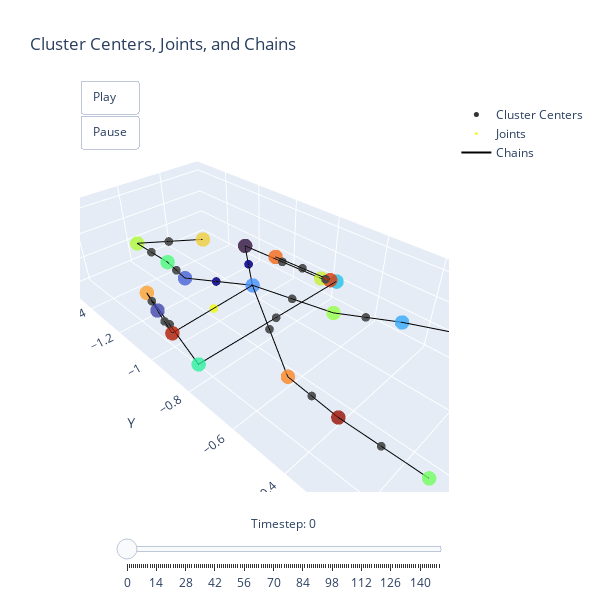

Notebook code cell kept with this figure:
### Code cell
import numpy as np
import plotly.graph_objects as go
import matplotlib.cm as cm
import os
import importlib.util

centers_t = clustering.centers.cpu().numpy()  # Shape: (T, K, 3)
joints = joints_t  # Shape: (T, num_joints, 3)
num_timesteps = centers_t.shape[0]
num_clusters = centers_t.shape[1]
num_joints = joints.shape[1]

cmap = cm.get_cmap('turbo', num_clusters)
cluster_colors = [cmap(i)[:3] for i in range(num_clusters)]

joint_color = [1, 0, 0]

chain_lines = []
for chain in cluster_chains:
    if len(chain) < 2:
        continue
    for i in range(len(chain) - 1):
        start_idx = chain[i]
        end_idx = chain[i + 1]
        if start_idx in ignored_clusters or end_idx in ignored_clusters:
            continue
        chain_lines.append((start_idx, end_idx))

def create_cluster_trace(centers, colors, ignored):
    mask = ~np.isin(range(len(centers)), ignored)
    trace = go.Scatter3d(
        x=centers[mask, 0],
        y=centers[mask, 1],
        z=centers[mask, 2],
        mode='markers',
        marker=dict(
            size=5,
            color=np.array(colors)[mask],
            opacity=0.8
        ),
        name='Cluster Centers'
    )
    return trace

def create_joints_trace(joints_at_t):
    trace = go.Scatter3d(
        x=joints_at_t[:, 0],
        y=joints_at_t[:, 1],
        z=joints_at_t[:, 2],
        mode='markers',
        marker=dict(
            size=3,
            color=joint_color,
            opacity=0.9
        ),
        name='Joints'
    )
    return trace

def create_chains_trace(centers_at_t, chain_lines):
    if not chain_lines:
        return None
    x_lines = []
    y_lines = []
    z_lines = []
    for start, end in chain_lines:
        x_lines.extend([centers_at_t[start, 0], centers_at_t[end, 0], None])
        y_lines.extend([centers_at_t[start, 1], centers_at_t[end, 1], None])
        z_lines.extend([centers_at_t[start, 2], centers_at_t[end, 2], None])
    
    trace = go.Scatter3d(
        x=x_lines,
        y=y_lines,
        z=z_lines,
        mode='lines',
        line=dict(
            color='black',
            width=2
        ),
        name='Chains'
    )
    return trace

initial_centers = centers_t[0]
initial_joints = joints[0]

cluster_trace = create_cluster_trace(initial_centers, cluster_colors, ignored_clusters)
joints_trace = create_joints_trace(initial_joints)
chains_trace = create_chains_trace(initial_centers, chain_lines)

frames = []
for t in range(num_timesteps):
    frame_traces = [
        create_cluster_trace(centers_t[t], cluster_colors, ignored_clusters),
        create_joints_trace(joints[t]),
        create_chains_trace(centers_t[t], chain_lines)
    ]
    frames.append(go.Frame(data=frame_traces, name=str(t)))

fig = go.Figure(
    data=[cluster_trace, joints_trace, chains_trace],
    layout=go.Layout(
        title="Cluster Centers, Joints, and Chains",
        width=600,
        height=600,
        scene=dict(
            xaxis=dict(title='X'),
            yaxis=dict(title='Y'),
            zaxis=dict(title='Z'),
            aspectmode='data'
        ),
        updatemenus=[
            dict(
                type="buttons",
                buttons=[
                    dict(label="Play",
                         method="animate",
                         args=[None, {"frame": {"duration": 50, "redraw": True},
                                      "fromcurrent": True}]),
                    dict(label="Pause",
                         method="animate",
                         args=[[None], {"frame": {"duration": 0, "redraw": False},
                                        "mode": "immediate",
                                        "transition": {"duration": 0}}])
                ],
                showactive=False,
                x=0,
                y=1.05,
                xanchor="left",
                yanchor="top"
            )
        ]
    ),
    frames=frames
)

# Add sliders
fig.update_layout(
    sliders=[
        dict(
            steps=[
                dict(
                    method='animate',
                    args=[
                        [str(t)],
                        dict(mode='immediate', frame=dict(duration=50, redraw=True), transition=dict(duration=0))
                    ],
                    label=str(t)
                )
                for t in range(num_timesteps)
            ],
            transition=dict(duration=0),
            x=0.1,
            y=0,
            currentvalue=dict(font=dict(size=12), prefix='Timestep: ', visible=True, xanchor='center'),
            len=0.9
        )
    ]
)
fig.show()

### Figure 1 — Plotly figure (JSON) as saved in the notebook; plotly's stock layout.template omitted (floating-point values rounded to 4 significant figures)
{"data": [{"marker": {"color": [[0.19, 0.07176, 0.2322], [0.2562, 0.2741, 0.6738], [0.2733, 0.3801, 0.8404], [0.2625, 0.5697, 0.9977], [0.2138, 0.6589, 0.9796], [0.1452, 0.7538, 0.905], [0.1034, 0.896, 0.715], [0.1738, 0.9405, 0.6194], [0.3051, 0.977, 0.4899], [0.4432, 0.9955, 0.3735], [0.5865, 0.9974, 0.2685], [0.6849, 0.9794, 0.216], [0.7856, 0.9358, 0.2034], [0.9391, 0.8044, 0.2274], [0.9965, 0.6319, 0.1874], [0.9899, 0.5285, 0.144], [0.9619, 0.4109, 0.0931], [0.8608, 0.2294, 0.02875], [0.6965, 0.101, 0.00522], [0.5955, 0.05399, 0.00453]], "opacity": 0.8, "size": 5}, "mode": "markers", "name": "Cluster Centers", "type": "scatter3d", "x": [-0.03461, 0.3964, 0.1672, 0.1372, 0.003552, -0.1795, 0.03303, 0.4726, 0.2281, 0.2516, 0.02721, 0.1833, -0.1521, 0.0532, 0.3432, 0.246, -0.08327, -0.1651, 0.4372, 0.2725], "y": [-1.109, -1.085, -1.242, -0.8885, -0.4019, -0.7706, -0.09849, -0.7649, -1.254, -0.1308, -0.6264, -1.544, -0.822, -1.258, -1.237, -0.6199, -0.9933, -0.7894, -0.9427, -0.4038], "z": [0.3672, 0.2981, 0.2506, 0.3706, 0.4095, 0.293, 0.5287, 0.3148, 0.3447, 0.2002, 0.3356, 0.2933, 0.2956, 0.3719, 0.2698, 0.2076, 0.3464, 0.2975, 0.3056, 0.2198]}, {"marker": {"color": [1, 0, 0], "opacity": 0.9, "size": 3}, "mode": "markers", "name": "Joints", "type": "scatter3d", "x": [0.2872, 0.05131, 0.1522, 0.08221, 0.1916, 0.4168, -0.09336, 0.3698, -0.1586, 0.1976, 0.2057, 0.1182, 0.4079, 0.1465, -0.1242, 0.01538, 0.01829, 0.2593, 0.2621], "y": [-0.9156, -0.999, -1.065, -0.7574, -0.7542, -1.014, -0.9657, -1.161, -0.8057, -1.248, -1.399, -1.401, -1.001, -0.7677, -0.8914, -0.5141, -0.2502, -0.5118, -0.2673], "z": [0.3381, 0.3689, 0.3106, 0.3531, 0.2891, 0.3019, 0.3314, 0.284, 0.2965, 0.2977, 0.319, 0.3326, 0.2923, 0.3039, 0.3219, 0.3726, 0.4691, 0.2137, 0.21]}, {"line": {"color": "black", "width": 2}, "mode": "lines", "name": "Chains", "type": "scatter3d", "x": [0.1372, 0.4372, null, 0.1372, -0.03461, null, 0.1372, 0.1672, null, 0.1372, 0.02721, null, 0.1372, 0.246, null, 0.4372, 0.3964, null, -0.03461, -0.1521, null, 0.3964, 0.3432, null, -0.1521, -0.1651, null, 0.1672, 0.2281, null, 0.2281, 0.1833, null, 0.1833, 0.0532, null, 0.3432, 0.4726, null, 0.4726, -0.1795, null, -0.1651, -0.08327, null, 0.02721, 0.003552, null, 0.003552, 0.03303, null, 0.246, 0.2725, null, 0.2725, 0.2516, null], "y": [-0.8885, -0.9427, null, -0.8885, -1.109, null, -0.8885, -1.242, null, -0.8885, -0.6264, null, -0.8885, -0.6199, null, -0.9427, -1.085, null, -1.109, -0.822, null, -1.085, -1.237, null, -0.822, -0.7894, null, -1.242, -1.254, null, -1.254, -1.544, null, -1.544, -1.258, null, -1.237, -0.7649, null, -0.7649, -0.7706, null, -0.7894, -0.9933, null, -0.6264, -0.4019, null, -0.4019, -0.09849, null, -0.6199, -0.4038, null, -0.4038, -0.1308, null], "z": [0.3706, 0.3056, null, 0.3706, 0.3672, null, 0.3706, 0.2506, null, 0.3706, 0.3356, null, 0.3706, 0.2076, null, 0.3056, 0.2981, null, 0.3672, 0.2956, null, 0.2981, 0.2698, null, 0.2956, 0.2975, null, 0.2506, 0.3447, null, 0.3447, 0.2933, null, 0.2933, 0.3719, null, 0.2698, 0.3148, null, 0.3148, 0.293, null, 0.2975, 0.3464, null, 0.3356, 0.4095, null, 0.4095, 0.5287, null, 0.2076, 0.2198, null, 0.2198, 0.2002, null]}], "layout": {"height": 600, "scene": {"aspectmode": "data", "xaxis": {"title": {"text": "X"}}, "yaxis": {"title": {"text": "Y"}}, "zaxis": {"title": {"text": "Z"}}}, "sliders": [{"currentvalue": {"font": {"size": 12}, "prefix": "Timestep: ", "visible": true, "xanchor": "center"}, "len": 0.9, "steps": [{"args": [["0"], {"frame": {"duration": 50, "redraw": true}, "mode": "immediate", "transition": {"duration": 0}}], "label": "0", "method": "animate"}, {"args": [["1"], {"frame": {"duration": 50, "redraw": true}, "mode": "immediate", "transition": {"duration": 0}}], "label": "1", "method": "animate"}, {"args": [["2"], {"frame": {"duration": 50, "redraw": true}, "mode": "immediate", "transition": {"duration": 0}}], "label": "2", "method": "animate"}, {"args": [["3"], {"frame": {"duration": 50, "redraw": true}, "mode": "immediate", "transition": {"duration": 0}}], "label": "3", "method": "animate"}, {"args": [["4"], {"frame": {"duration": 50, "redraw": true}, "mode": "immediate", "transition": {"duration": 0}}], "label": "4", "method": "animate"}, {"args": [["5"], {"frame": {"duration": 50, "redraw": true}, "mode": "immediate", "transition": {"duration": 0}}], "label": "5", "method": "animate"}, {"args": [["6"], {"frame": {"duration": 50, "redraw": true}, "mode": "immediate", "transition": {"duration": 0}}], "label": "6", "method": "animate"}, {"args": [["7"], {"frame": {"duration": 50, "redraw": true}, "mode": "immediate", "transition": {"duration": 0}}], "label": "7", "method": "animate"}, {"args": [["8"], {"frame": {"duration": 50, "redraw": true}, "mode": "immediate", "transition": {"duration": 0}}], "label": "8", "method": "animate"}, {"args": [["9"], {"frame": {"duration": 50, "redraw": true}, "mode": "immediate", "transition": {"duration": 0}}], "label": "9", "method": "animate"}, {"args": [["10"], {"frame": {"duration": 50, "redraw": true}, "mode": "immediate", "transition": {"duration": 0}}], "label": "10", "method": "animate"}, {"args": [["11"], {"frame": {"duration": 50, "redraw": true}, "mode": "immediate", "transition": {"duration": 0}}], "label": "11", "method": "animate"}, {"args": [["12"], {"frame": {"duration": 50, "redraw": true}, "mode": "immediate", "transition": {"duration": 0}}], "label": "12", "method": "animate"}, {"args": [["13"], {"frame": {"duration": 50, "redraw": true}, "mode": "immediate", "transition": {"duration": 0}}], "label": "13", "method": "animate"}, {"args": [["14"], {"frame": {"duration": 50, "redraw": true}, "mode": "immediate", "transition": {"duration": 0}}], "label": "14", "method": "animate"}, {"args": [["15"], {"frame": {"duration": 50, "redraw": true}, "mode": "immediate", "transition": {"duration": 0}}], "label": "15", "method": "animate"}, {"args": [["16"], {"frame": {"duration": 50, "redraw": true}, "mode": "immediate", "transition": {"duration": 0}}], "label": "16", "method": "animate"}, {"args": [["17"], {"frame": {"duration": 50, "redraw": true}, "mode": "immediate", "transition": {"duration": 0}}], "label": "17", "method": "animate"}, {"args": [["18"], {"frame": {"duration": 50, "redraw": true}, "mode": "immediate", "transition": {"duration": 0}}], "label": "18", "method": "animate"}, {"args": [["19"], {"frame": {"duration": 50, "redraw": true}, "mode": "immediate", "transition": {"duration": 0}}], "label": "19", "method": "animate"}, {"args": [["20"], {"frame": {"duration": 50, "redraw": true}, "mode": "immediate", "transition": {"duration": 0}}], "label": "20", "method": "animate"}, {"args": [["21"], {"frame": {"duration": 50, "redraw": true}, "mode": "immediate", "transition": {"duration": 0}}], "label": "21", "method": "animate"}, {"args": [["22"], {"frame": {"duration": 50, "redraw": true}, "mode": "immediate", "transition": {"duration": 0}}], "label": "22", "method": "animate"}, {"args": [["23"], {"frame": {"duration": 50, "redraw": true}, "mode": "immediate", "transition": {"duration": 0}}], "label": "23", "method": "animate"}, {"args": [["24"], {"frame": {"duration": 50, "redraw": true}, "mode": "immediate", "transition": {"duration": 0}}], "label": "24", "method": "animate"}, {"args": [["25"], {"frame": {"duration": 50, "redraw": true}, "mode": "immediate", "transition": {"duration": 0}}], "label": "25", "method": "animate"}, {"args": [["26"], {"frame": {"duration": 50, "redraw": true}, "mode": "immediate", "transition": {"duration": 0}}], "label": "26", "method": "animate"}, {"args": [["27"], {"frame": {"duration": 50, "redraw": true}, "mode": "immediate", "transition": {"duration": 0}}], "label": "27", "method": "animate"}, {"args": [["28"], {"frame": {"duration": 50, "redraw": true}, "mode": "immediate", "transition": {"duration": 0}}], "label": "28", "method": "animate"}, {"args": [["29"], {"frame": {"duration": 50, "redraw": true}, "mode": "immediate", "transition": {"duration": 0}}], "label": "29", "method": "animate"}, {"args": [["30"], {"frame": {"duration": 50, "redraw": true}, "mode": "immediate", "transition": {"duration": 0}}], "label": "30", "method": "animate"}, {"args": [["31"], {"frame": {"duration": 50, "redraw": true}, "mode": "immediate", "transition": {"duration": 0}}], "label": "31", "method": "animate"}, {"args": [["32"], {"frame": {"duration": 50, "redraw": true}, "mode": "immediate", "transition": {"duration": 0}}], "label": "32", "method": "animate"}, {"args": [["33"], {"frame": {"duration": 50, "redraw": true}, "mode": "immediate", "transition": {"duration": 0}}], "label": "33", "method": "animate"}, {"args": [["34"], {"frame": {"duration": 50, "redraw": true}, "mode": "immediate", "transition": {"duration": 0}}], "label": "34", "method": "animate"}, {"args": [["35"], {"frame": {"duration": 50, "redraw": true}, "mode": "immediate", "transition": {"duration": 0}}], "label": "35", "method": "animate"}, {"args": [["36"], {"frame": {"duration": 50, "redraw": true}, "mode": "immediate", "transition": {"duration": 0}}], "label": "36", "method": "animate"}, {"args": [["37"], {"frame": {"duration": 50, "redraw": true}, "mode": "immediate", "transition": {"duration": 0}}], "label": "37", "method": "animate"}, {"args": [["38"], {"frame": {"duration": 50, "redraw": true}, "mode": "immediate", "transition": {"duration": 0}}], "label": "38", "method": "animate"}, {"args": [["39"], {"frame": {"duration": 50, "redraw": true}, "mode": "immediate", "transition": {"duration": 0}}], "label": "39", "method": "animate"}, {"args": [["40"], {"frame": {"duration": 50, "redraw": true}, "mode": "immediate", "transition": {"duration": 0}}], "label": "40", "method": "animate"}, {"args": [["41"], {"frame": {"duration": 50, "redraw": true}, "mode": "immediate", "transition": {"duration": 0}}], "label": "41", "method": "animate"}, {"args": [["42"], {"frame": {"duration": 50, "redraw": true}, "mode": "immediate", "transition": {"duration": 0}}], "label": "42", "method": "animate"}, {"args": [["43"], {"frame": {"duration": 50, "redraw": true}, "mode": "immediate", "transition": {"duration": 0}}], "label": "43", "method": "animate"}, {"args": [["44"], {"frame": {"duration": 50, "redraw": true}, "mode": "immediate", "transition": {"duration": 0}}], "label": "44", "method": "animate"}, {"args": [["45"], {"frame": {"duration": 50, "redraw": true}, "mode": "immediate", "transition": {"duration": 0}}], "label": "45", "method": "animate"}, {"args": [["46"], {"frame": {"duration": 50, "redraw": true}, "mode": "immediate", "transition": {"duration": 0}}], "label": "46", "method": "animate"}, {"args": [["47"], {"frame": {"duration": 50, "redraw": true}, "mode": "immediate", "transition": {"duration": 0}}], "label": "47", "method": "animate"}, {"args": [["48"], {"frame": {"duration": 50, "redraw": true}, "mode": "immediate", "transition": {"duration": 0}}], "label": "48", "method": "animate"}, {"args": [["49"], {"frame": {"duration": 50, "redraw": true}, "mode": "immediate", "transition": {"duration": 0}}], "label": "49", "method": "animate"}, {"args": [["50"], {"frame": {"duration": 50, "redraw": true}, "mode": "immediate", "transition": {"duration": 0}}], "label": "50", "method": "animate"}, {"args": [["51"], {"frame": {"duration": 50, "redraw": true}, "mode": "immediate", "transition": {"duration": 0}}], "label": "51", "method": "animate"}, {"args": [["52"], {"frame": {"duration": 50, "redraw": true}, "mode": "immediate", "transition": {"duration": 0}}], "label": "52", "method": "animate"}, {"args": [["53"], {"frame": {"duration": 50, "redraw": true}, "mode": "immediate", "transition": {"duration": 0}}], "label": "53", "method": "animate"}, {"args": [["54"], {"frame": {"duration": 50, "redraw": true}, "mode": "immediate", "transition": {"duration": 0}}], "label": "54", "method": "animate"}, {"args": [["55"], {"frame": {"duration": 50, "redraw": true}, "mode": "immediate", "transition": {"duration": 0}}], "label": "55", "method": "animate"}, {"args": [["56"], {"frame": {"duration": 50, "redraw": true}, "mode": "immediate", "transition": {"duration": 0}}], "label": "56", "method": "animate"}, {"args": [["57"], {"frame": {"duration": 50, "redraw": true}, "mode": "immediate", "transition": {"duration": 0}}], "label": "57", "method": "animate"}, {"args": [["58"], {"frame": {"duration": 50, "redraw": true}, "mode": "immediate", "transition": {"duration": 0}}], "label": "58", "method": "animate"}, {"args": [["59"], {"frame": {"duration": 50, "redraw": true}, "mode": "immediate", "transition": {"duration": 0}}], "label": "59", "method": "animate"}, {"args": [["60"], {"frame": {"duration": 50, "redraw": true}, "mode": "immediate", "transition": {"duration": 0}}], "label": "60", "method": "animate"}, {"args": [["61"], {"frame": {"duration": 50, "redraw": true}, "mode": "immediate", "transition": {"duration": 0}}], "label": "61", "method": "animate"}, {"args": [["62"], {"frame": {"duration": 50, "redraw": true}, "mode": "immediate", "transition": {"duration": 0}}], "label": "62", "method": "animate"}, {"args": [["63"], {"frame": {"duration": 50, "redraw": true}, "mode": "immediate", "transition": {"duration": 0}}], "label": "63", "method": "animate"}, {"args": [["64"], {"frame": {"duration": 50, "redraw": true}, "mode": "immediate", "transition": {"duration": 0}}], "label": "64", "method": "animate"}, {"args": [["65"], {"frame": {"duration": 50, "redraw": true}, "mode": "immediate", "transition": {"duration": 0}}], "label": "65", "method": "animate"}, {"args": [["66"], {"frame": {"duration": 50, "redraw": true}, "mode": "immediate", "transition": {"duration": 0}}], "label": "66", "method": "animate"}, {"args": [["67"], {"frame": {"duration": 50, "redraw": true}, "mode": "immediate", "transition": {"duration": 0}}], "label": "67", "method": "animate"}, {"args": [["68"], {"frame": {"duration": 50, "redraw": true}, "mode": "immediate", "transition": {"duration": 0}}], "label": "68", "method": "animate"}, {"args": [["69"], {"frame": {"duration": 50, "redraw": true}, "mode": "immediate", "transition": {"duration": 0}}], "label": "69", "method": "animate"}, {"args": [["70"], {"frame": {"duration": 50, "redraw": true}, "mode": "immediate", "transition": {"duration": 0}}], "label": "70", "method": "animate"}, {"args": [["71"], {"frame": {"duration": 50, "redraw": true}, "mode": "immediate", "transition": {"duration": 0}}], "label": "71", "method": "animate"}, {"args": [["72"], {"frame": {"duration": 50, "redraw": true}, "mode": "immediate", "transition": {"duration": 0}}], "label": "72", "method": "animate"}, {"args": [["73"], {"frame": {"duration": 50, "redraw": true}, "mode": "immediate", "transition": {"duration": 0}}], "label": "73", "method": "animate"}, {"args": [["74"], {"frame": {"duration": 50, "redraw": true}, "mode": "immediate", "transition": {"duration": 0}}], "label": "74", "method": "animate"}, {"args": [["75"], {"frame": {"duration": 50, "redraw": true}, "mode": "immediate", "transition": {"duration": 0}}], "label": "75", "method": "animate"}, {"args": [["76"], {"frame": {"duration": 50, "redraw": true}, "mode": "immediate", "transition": {"duration": 0}}], "label": "76", "method": "animate"}, {"args": [["77"], {"frame": {"duration": 50, "redraw": true}, "mode": "immediate", "transition": {"duration": 0}}], "label": "77", "method": "animate"}, {"args": [["78"], {"frame": {"duration": 50, "redraw": true}, "mode": "immediate", "transition": {"duration": 0}}], "label": "78", "method": "animate"}, {"args": [["79"], {"frame": {"duration": 50, "redraw": true}, "mode": "immediate", "transition": {"duration": 0}}], "label": "79", "method": "animate"}, {"args": [["80"], {"frame": {"duration": 50, "redraw": true}, "mode": "immediate", "transition": {"duration": 0}}], "label": "80", "method": "animate"}, {"args": [["81"], {"frame": {"duration": 50, "redraw": true}, "mode": "immediate", "transition": {"duration": 0}}], "label": "81", "method": "animate"}, {"args": [["82"], {"frame": {"duration": 50, "redraw": true}, "mode": "immediate", "transition": {"duration": 0}}], "label": "82", "method": "animate"}, {"args": [["83"], {"frame": {"duration": 50, "redraw": true}, "mode": "immediate", "transition": {"duration": 0}}], "label": "83", "method": "animate"}, {"args": [["84"], {"frame": {"duration": 50, "redraw": true}, "mode": "immediate", "transition": {"duration": 0}}], "label": "84", "method": "animate"}, {"args": [["85"], {"frame": {"duration": 50, "redraw": true}, "mode": "immediate", "transition": {"duration": 0}}], "label": "85", "method": "animate"}, {"args": [["86"], {"frame": {"duration": 50, "redraw": true}, "mode": "immediate", "transition": {"duration": 0}}], "label": "86", "method": "animate"}, {"args": [["87"], {"frame": {"duration": 50, "redraw": true}, "mode": "immediate", "transition": {"duration": 0}}], "label": "87", "method": "animate"}, {"args": [["88"], {"frame": {"duration": 50, "redraw": true}, "mode": "immediate", "transition": {"duration": 0}}], "label": "88", "method": "animate"}, {"args": [["89"], {"frame": {"duration": 50, "redraw": true}, "mode": "immediate", "transition": {"duration": 0}}], "label": "89", "method": "animate"}, {"args": [["90"], {"frame": {"duration": 50, "redraw": true}, "mode": "immediate", "transition": {"duration": 0}}], "label": "90", "method": "animate"}, {"args": [["91"], {"frame": {"duration": 50, "redraw": true}, "mode": "immediate", "transition": {"duration": 0}}], "label": "91", "method": "animate"}, {"args": [["92"], {"frame": {"duration": 50, "redraw": true}, "mode": "immediate", "transition": {"duration": 0}}], "label": "92", "method": "animate"}, {"args": [["93"], {"frame": {"duration": 50, "redraw": true}, "mode": "immediate", "transition": {"duration": 0}}], "label": "93", "method": "animate"}, {"args": [["94"], {"frame": {"duration": 50, "redraw": true}, "mode": "immediate", "transition": {"duration": 0}}], "label": "94", "method": "animate"}, {"args": [["95"], {"frame": {"duration": 50, "redraw": true}, "mode": "immediate", "transition": {"duration": 0}}], "label": "95", "method": "animate"}, {"args": [["96"], {"frame": {"duration": 50, "redraw": true}, "mode": "immediate", "transition": {"duration": 0}}], "label": "96", "method": "animate"}, {"args": [["97"], {"frame": {"duration": 50, "redraw": true}, "mode": "immediate", "transition": {"duration": 0}}], "label": "97", "method": "animate"}, {"args": [["98"], {"frame": {"duration": 50, "redraw": true}, "mode": "immediate", "transition": {"duration": 0}}], "label": "98", "method": "animate"}, {"args": [["99"], {"frame": {"duration": 50, "redraw": true}, "mode": "immediate", "transition": {"duration": 0}}], "label": "99", "method": "animate"}, {"args": [["100"], {"frame": {"duration": 50, "redraw": true}, "mode": "immediate", "transition": {"duration": 0}}], "label": "100", "method": "animate"}, {"args": [["101"], {"frame": {"duration": 50, "redraw": true}, "mode": "immediate", "transition": {"duration": 0}}], "label": "101", "method": "animate"}, {"args": [["102"], {"frame": {"duration": 50, "redraw": true}, "mode": "immediate", "transition": {"duration": 0}}], "label": "102", "method": "animate"}, {"args": [["103"], {"frame": {"duration": 50, "redraw": true}, "mode": "immediate", "transition": {"duration": 0}}], "label": "103", "method": "animate"}, {"args": [["104"], {"frame": {"duration": 50, "redraw": true}, "mode": "immediate", "transition": {"duration": 0}}], "label": "104", "method": "animate"}, {"args": [["105"], {"frame": {"duration": 50, "redraw": true}, "mode": "immediate", "transition": {"duration": 0}}], "label": "105", "method": "animate"}, {"args": [["106"], {"frame": {"duration": 50, "redraw": true}, "mode": "immediate", "transition": {"duration": 0}}], "label": "106", "method": "animate"}, {"args": [["107"], {"frame": {"duration": 50, "redraw": true}, "mode": "immediate", "transition": {"duration": 0}}], "label": "107", "method": "animate"}, {"args": [["108"], {"frame": {"duration": 50, "redraw": true}, "mode": "immediate", "transition": {"duration": 0}}], "label": "108", "method": "animate"}, {"args": [["109"], {"frame": {"duration": 50, "redraw": true}, "mode": "immediate", "transition": {"duration": 0}}], "label": "109", "method": "animate"}, {"args": [["110"], {"frame": {"duration": 50, "redraw": true}, "mode": "immediate", "transition": {"duration": 0}}], "label": "110", "method": "animate"}, {"args": [["111"], {"frame": {"duration": 50, "redraw": true}, "mode": "immediate", "transition": {"duration": 0}}], "label": "111", "method": "animate"}, {"args": [["112"], {"frame": {"duration": 50, "redraw": true}, "mode": "immediate", "transition": {"duration": 0}}], "label": "112", "method": "animate"}, {"args": [["113"], {"frame": {"duration": 50, "redraw": true}, "mode": "immediate", "transition": {"duration": 0}}], "label": "113", "method": "animate"}, {"args": [["114"], {"frame": {"duration": 50, "redraw": true}, "mode": "immediate", "transition": {"duration": 0}}], "label": "114", "method": "animate"}, {"args": [["115"], {"frame": {"duration": 50, "redraw": true}, "mode": "immediate", "transition": {"duration": 0}}], "label": "115", "method": "animate"}, {"args": [["116"], {"frame": {"duration": 50, "redraw": true}, "mode": "immediate", "transition": {"duration": 0}}], "label": "116", "method": "animate"}, {"args": [["117"], {"frame": {"duration": 50, "redraw": true}, "mode": "immediate", "transition": {"duration": 0}}], "label": "117", "method": "animate"}, {"args": [["118"], {"frame": {"duration": 50, "redraw": true}, "mode": "immediate", "transition": {"duration": 0}}], "label": "118", "method": "animate"}, {"args": [["119"], {"frame": {"duration": 50, "redraw": true}, "mode": "immediate", "transition": {"duration": 0}}], "label": "119", "method": "animate"}, {"args": [["120"], {"frame": {"duration": 50, "redraw": true}, "mode": "immediate", "transition": {"duration": 0}}], "label": "120", "method": "animate"}, {"args": [["121"], {"frame": {"duration": 50, "redraw": true}, "mode": "immediate", "transition": {"duration": 0}}], "label": "121", "method": "animate"}, {"args": [["122"], {"frame": {"duration": 50, "redraw": true}, "mode": "immediate", "transition": {"duration": 0}}], "label": "122", "method": "animate"}, {"args": [["123"], {"frame": {"duration": 50, "redraw": true}, "mode": "immediate", "transition": {"duration": 0}}], "label": "123", "method": "animate"}, {"args": [["124"], {"frame": {"duration": 50, "redraw": true}, "mode": "immediate", "transition": {"duration": 0}}], "label": "124", "method": "animate"}, {"args": [["125"], {"frame": {"duration": 50, "redraw": true}, "mode": "immediate", "transition": {"duration": 0}}], "label": "125", "method": "animate"}, {"args": [["126"], {"frame": {"duration": 50, "redraw": true}, "mode": "immediate", "transition": {"duration": 0}}], "label": "126", "method": "animate"}, {"args": [["127"], {"frame": {"duration": 50, "redraw": true}, "mode": "immediate", "transition": {"duration": 0}}], "label": "127", "method": "animate"}, {"args": [["128"], {"frame": {"duration": 50, "redraw": true}, "mode": "immediate", "transition": {"duration": 0}}], "label": "128", "method": "animate"}, {"args": [["129"], {"frame": {"duration": 50, "redraw": true}, "mode": "immediate", "transition": {"duration": 0}}], "label": "129", "method": "animate"}, {"args": [["130"], {"frame": {"duration": 50, "redraw": true}, "mode": "immediate", "transition": {"duration": 0}}], "label": "130", "method": "animate"}, {"args": [["131"], {"frame": {"duration": 50, "redraw": true}, "mode": "immediate", "transition": {"duration": 0}}], "label": "131", "method": "animate"}, {"args": [["132"], {"frame": {"duration": 50, "redraw": true}, "mode": "immediate", "transition": {"duration": 0}}], "label": "132", "method": "animate"}, {"args": [["133"], {"frame": {"duration": 50, "redraw": true}, "mode": "immediate", "transition": {"duration": 0}}], "label": "133", "method": "animate"}, {"args": [["134"], {"frame": {"duration": 50, "redraw": true}, "mode": "immediate", "transition": {"duration": 0}}], "label": "134", "method": "animate"}, {"args": [["135"], {"frame": {"duration": 50, "redraw": true}, "mode": "immediate", "transition": {"duration": 0}}], "label": "135", "method": "animate"}, {"args": [["136"], {"frame": {"duration": 50, "redraw": true}, "mode": "immediate", "transition": {"duration": 0}}], "label": "136", "method": "animate"}, {"args": [["137"], {"frame": {"duration": 50, "redraw": true}, "mode": "immediate", "transition": {"duration": 0}}], "label": "137", "method": "animate"}, {"args": [["138"], {"frame": {"duration": 50, "redraw": true}, "mode": "immediate", "transition": {"duration": 0}}], "label": "138", "method": "animate"}, {"args": [["139"], {"frame": {"duration": 50, "redraw": true}, "mode": "immediate", "transition": {"duration": 0}}], "label": "139", "method": "animate"}, {"args": [["140"], {"frame": {"duration": 50, "redraw": true}, "mode": "immediate", "transition": {"duration": 0}}], "label": "140", "method": "animate"}, {"args": [["141"], {"frame": {"duration": 50, "redraw": true}, "mode": "immediate", "transition": {"duration": 0}}], "label": "141", "method": "animate"}, {"args": [["142"], {"frame": {"duration": 50, "redraw": true}, "mode": "immediate", "transition": {"duration": 0}}], "label": "142", "method": "animate"}, {"args": [["143"], {"frame": {"duration": 50, "redraw": true}, "mode": "immediate", "transition": {"duration": 0}}], "label": "143", "method": "animate"}, {"args": [["144"], {"frame": {"duration": 50, "redraw": true}, "mode": "immediate", "transition": {"duration": 0}}], "label": "144", "method": "animate"}, {"args": [["145"], {"frame": {"duration": 50, "redraw": true}, "mode": "immediate", "transition": {"duration": 0}}], "label": "145", "method": "animate"}, {"args": [["146"], {"frame": {"duration": 50, "redraw": true}, "mode": "immediate", "transition": {"duration": 0}}], "label": "146", "method": "animate"}, {"args": [["147"], {"frame": {"duration": 50, "redraw": true}, "mode": "immediate", "transition": {"duration": 0}}], "label": "147", "method": "animate"}, {"args": [["148"], {"frame": {"duration": 50, "redraw": true}, "mode": "immediate", "transition": {"duration": 0}}], "label": "148", "method": "animate"}, {"args": [["149"], {"frame": {"duration": 50, "redraw": true}, "mode": "immediate", "transition": {"duration": 0}}], "label": "149", "method": "animate"}], "transition": {"duration": 0}, "x": 0.1, "y": 0}], "title": {"text": "Cluster Centers, Joints, and Chains"}, "updatemenus": [{"buttons": [{"args": [null, {"frame": {"duration": 50, "redraw": true}, "fromcurrent": true}], "label": "Play", "method": "animate"}, {"args": [[null], {"frame": {"duration": 0, "redraw": false}, "mode": "immediate", "transition": {"duration": 0}}], "label": "Pause", "method": "animate"}], "showactive": false, "type": "buttons", "x": 0, "xanchor": "left", "y": 1.05, "yanchor": "top"}], "width": 600}}
